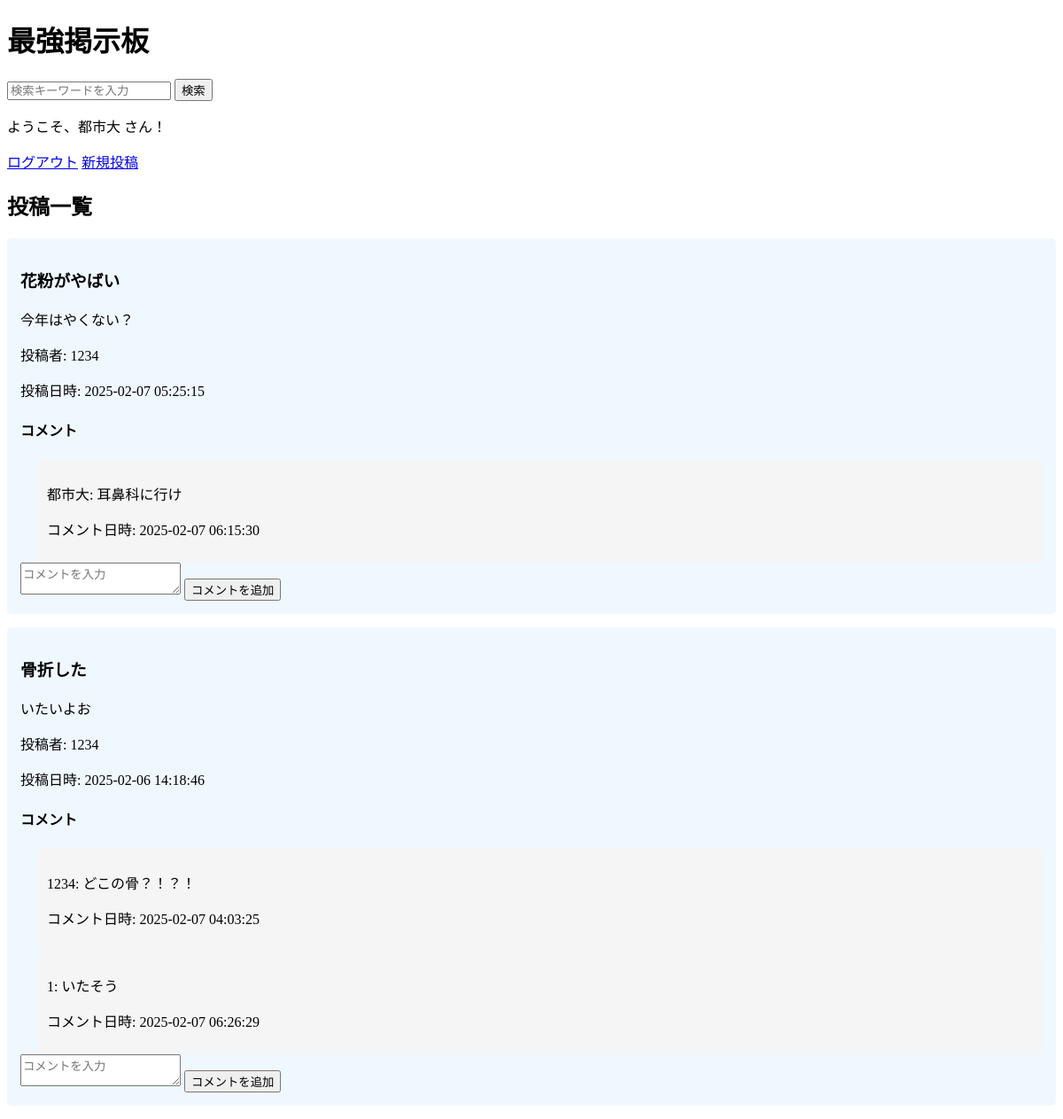
The app's page / (signed in) with its own data.
### app.py (models this page shows)
class User(db.Model, UserMixin):
    id = db.Column(db.Integer, primary_key=True)
    username = db.Column(db.String(80), unique=True, nullable=False)
    password = db.Column(db.String(200), nullable=False)
    is_admin = db.Column(db.Boolean, default=False)

class Post(db.Model):
    id = db.Column(db.Integer, primary_key=True)
    title = db.Column(db.String(200), nullable=False)
    content = db.Column(db.Text, nullable=False)
    timestamp = db.Column(db.DateTime, default=datetime.utcnow)  # 投稿日時
    user_id = db.Column(db.Integer, db.ForeignKey('user.id'), nullable=False)
    user = db.relationship('User', backref=db.backref('posts', lazy=True))
    comments = db.relationship('Comment', backref='post', cascade="all, delete-orphan")

class Comment(db.Model):
    id = db.Column(db.Integer, primary_key=True)
    content = db.Column(db.Text, nullable=False)
    timestamp = db.Column(db.DateTime, default=datetime.utcnow)  # コメント日時
    user_id = db.Column(db.Integer, db.ForeignKey('user.id'), nullable=False)
    post_id = db.Column(db.Integer, db.ForeignKey('post.id'), nullable=False)
    user = db.relationship('User', backref=db.backref('comments', lazy=True))

### app.py (the view)
@app.route("/")
def index():
    posts = Post.query.order_by(Post.timestamp.desc()).all()
    return render_template("index.html", posts=posts)

### app.py (called while the page is built)
@login_manager.user_loader
def load_user(user_id):
    return User.query.get(int(user_id))

### templates/index.html (shortened to what this page needs)
<!DOCTYPE html>
<html lang="ja">
<head>
</head>
<body>
    <h1>最強掲示板</h1>
    <form method="GET" action="{{ url_for('search') }}">
        <input type="text" name="query" placeholder="検索キーワードを入力">
        <button type="submit">検索</button>
    </form>
    {% if current_user.is_authenticated %}
        <p>ようこそ、{{ current_user.username }} さん！</p>
        <a href="{{ url_for('logout') }}">ログアウト</a>
        <a href="{{ url_for('post') }}">新規投稿</a>
    {% else %}
        <a href="{{ url_for('login') }}">ログイン</a>
        <a href="{{ url_for('register') }}">新規登録</a>
    {% endif %}
    <h2>投稿一覧</h2>
    {% for post in posts %}
        <div class="post">
            <h3>{{ post.title }}</h3>
            <p>{{ post.content }}</p>
            <p>投稿者: {{ post.user.username }}</p>
            <p>投稿日時: {{ post.timestamp.strftime('%Y-%m-%d %H:%M:%S') }}</p>
            <div class="comments">
                <h4>コメント</h4>
                {% for comment in post.comments %}
                    <div class="comment">
                        <p>{{ comment.user.username }}: {{ comment.content }}</p>
                        <p>コメント日時: {{ comment.timestamp.strftime('%Y-%m-%d %H:%M:%S') }}</p>
                    </div>
                {% else %}
                    <p>コメントはまだありません。</p>
                {% endfor %}
            </div>
            {% if current_user.is_authenticated %}
                <form method="POST" action="{{ url_for('add_comment', post_id=post.id) }}">
                    <textarea name="content" placeholder="コメントを入力" required></textarea>
                    <button type="submit">コメントを追加</button>
                </form>
            {% endif %}
        </div>
    {% endfor %}
</body>
</html>

### templates/index.html (style rules this page uses)
.post { background-color: #f0f8ff; padding: 15px; margin-bottom: 15px; border-radius: 5px; }
.comment { margin-left: 20px; background-color: #f5f5f5; padding: 10px; border-radius: 5px; }

### records on screen
User: username "都市大"
Post: title "花粉がやばい", content "今年はやくない？", user.username "1234", timestamp "2025-02-07 05:25:15"
Comment: user.username "都市大", content "耳鼻科に行け", timestamp "2025-02-07 06:15:30"
Post: title "骨折した", content "いたいよお", user.username "1234", timestamp "2025-02-06 14:18:46"
Comment: user.username "1234", content "どこの骨？！？！", timestamp "2025-02-07 04:03:25"
Comment: user.username "1", content "いたそう", timestamp "2025-02-07 06:26:29"
